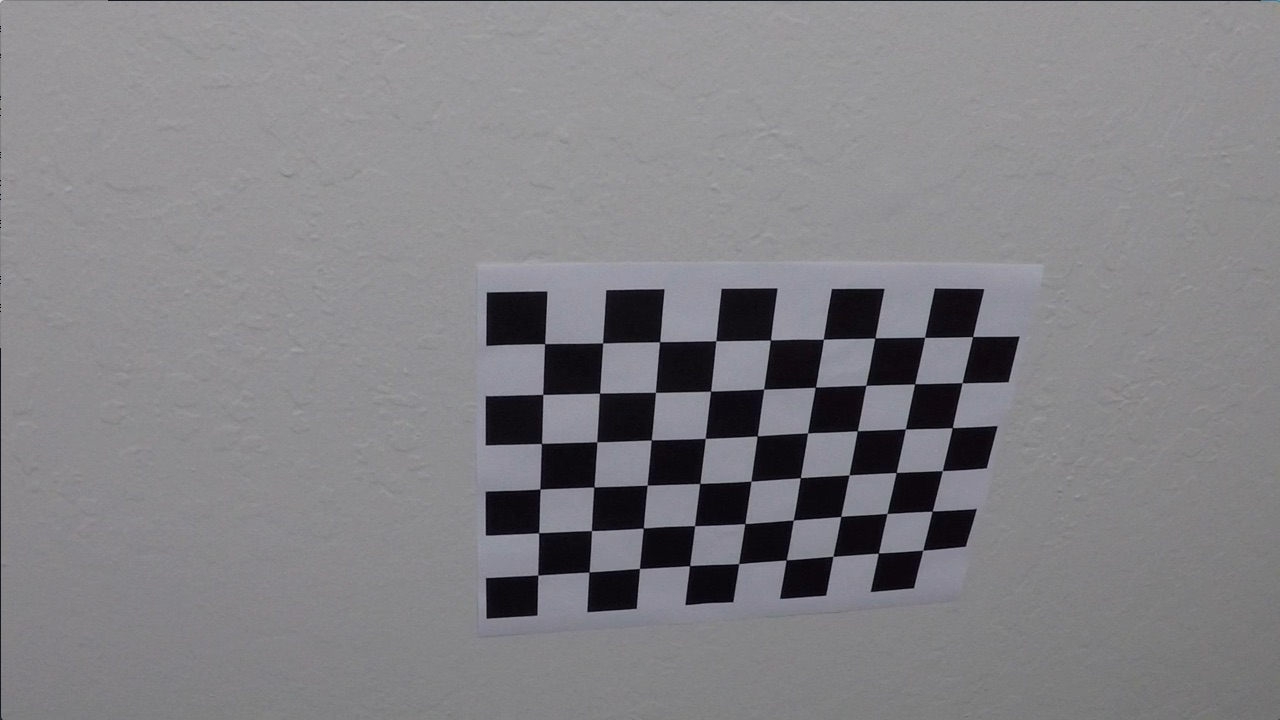
#> input picture project_2_advanced_lane_finding/camera_cal/calibration10.jpg, 1280 x 720 px, found by its file name; its folder holds only this picture in this run
$ jupyter execute --allow-errors 'Writer up.ipynb'   (older library calls are emulated)
#> lines starting #> are read from the running program, lines starting #| are printed output that depends on the picture; after the words box and inside, x2 and y2 are one past the last pixel; in counts of white or black regions, pixels touching at a corner belong together
# Advanced Lane Finding Project

The goals / steps of this project are the following:

* Compute the camera calibration matrix and distortion coefficients given a set of chessboard images.
* Apply a distortion correction to raw images.
* Use color transforms, gradients, etc., to create a thresholded binary image.
* Apply a perspective transform to rectify binary image ("birds-eye view").
* Detect lane pixels and fit to find the lane boundary.
* Determine the curvature of the lane and vehicle position with respect to center.
* Warp the detected lane boundaries back onto the original image.
* Output visual display of the lane boundaries and numerical estimation of lane curvature and vehicle position.

---
## First, I'll compute the camera calibration using chessboard images

[cell 1]
import numpy as np
import cv2
import glob
import matplotlib.pyplot as plt
import os

[cell 2]
file_name = 'camera_cal'
path = os.listdir(file_name)


# prepare object points
(nx, ny) = (9, 6)
img_points = []
obj_points = []
objp = np.zeros((6*9,3), np.float32)
objp[:,:2] = np.mgrid[0:9,0:6].T.reshape(-1,2)

for name in path:
    # Make a list of calibration images
    img = cv2.imread(file_name + '/' + name)
#> img is the input picture: shape (720, 1280, 3); mean B, G, R 133.1, 129.4, 130.2

    # Convert to grayscale
    gray = cv2.cvtColor(img, cv2.COLOR_BGR2GRAY)

    # Find the chessboard corners
    ret, corners = cv2.findChessboardCorners(gray, (nx, ny), None)
#> ret = True; corners = 54 rows, first 8: [545.3, 343.1], [602.7, 342.8], [660.1, 341.3], [715.8, 340.7], [770.6, 340], [823.5, 339.2], [874.3, 338.5], [925.1, 337.4]

    # If found, draw corners
    if ret == True:
        # Draw and display the corners
        # append the points set
        img_points.append(corners)
        obj_points.append(objp)
        cv2.drawChessboardCorners(img, (nx, ny), corners, ret)
#> img: shape (720, 1280, 3); 1.91% of pixels changed, all inside (x1, y1, x2, y2) = (532, 331, 980, 582)
        #plt.imshow(img)
        #plt.show()

[cell 3]
def cal_undistort(img, objpoints, imgpoints):
    # Use cv2.calibrateCamera() and cv2.undistort()
    undist = np.copy(img)
    img_size = (undist.shape[0],undist.shape[1])
    ret, mtx, dist, rvecs, tvecs = cv2.calibrateCamera(objpoints, imgpoints, img_size,None,None)
    undist = cv2.undistort(undist, mtx, dist, None, mtx)
    return undist

img = cv2.imread(file_name + '/' + 'calibration1.jpg')
#> (the rest of this cell did not finish here and is left out)

[cell 4]
img = cv2.imread('test_images/test3.jpg')
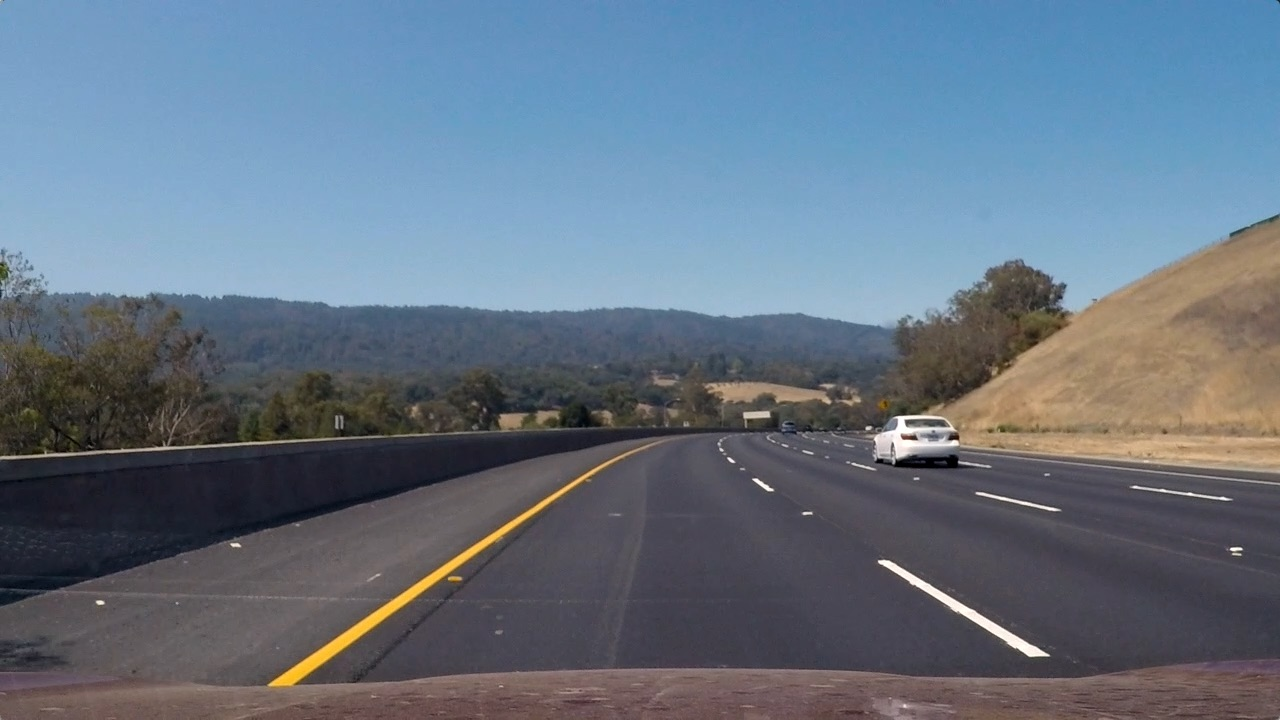
#> input picture project_2_advanced_lane_finding/test_images/test3.jpg, 1280 x 720 px, found by its file name
#> img is the input picture: shape (720, 1280, 3); mean B, G, R 130.7, 115.3, 101.1
undist = cal_undistort(img, obj_points, img_points)
plt.figure()
plt.subplot(1,2,1)
plt.title('Original image')
plt.imshow(img)
plt.subplot(1,2,2)
plt.title('undistorted image')
plt.imshow(undist)
plt.show()

# Define necessary function

[cell 5]
# [7 lines left out: function abs_sobel_thresh, not called in this run]

def rgb_thresh(img, channel = 'r', thresh = (0,255)):
    if channel == 'g':
        ch = 1
    elif channel == 'b':
        ch = 0
    else:
        ch = 2
    channel_img = img[:,:,ch]
    rgb_binary = np.zeros_like(channel_img)
    rgb_binary[(channel_img >= thresh[0]) & (channel_img <= thresh[1])] = 1
    return rgb_binary

# [49 lines left out: functions hls_thresh, hsv_thresh, mag_thresh, dir_threshold, not called in this run]

def combine_rgb_thresh(img, r = (0,255), g = (0,255), b = (0,255)):
    rgb = cv2.GaussianBlur(img,(5,5),2.0)
    channel_r = rgb_thresh(rgb,'r',r)
    channel_g = rgb_thresh(rgb,'g',g)
    channel_b = rgb_thresh(rgb,'b',b)
    rgb_binary = np.zeros_like(channel_r)
    rgb_binary[(channel_r == 1)&(channel_g == 1)&(channel_b == 1)] = 1
    return rgb_binary

# [17 lines left out: functions combine_hls_thresh, combine_hsv_thresh, not called in this run]

# Method I: Use build-in function

[cell 6]
mask_white = cv2.inRange(undist, (180, 180, 210), (255, 255, 255))
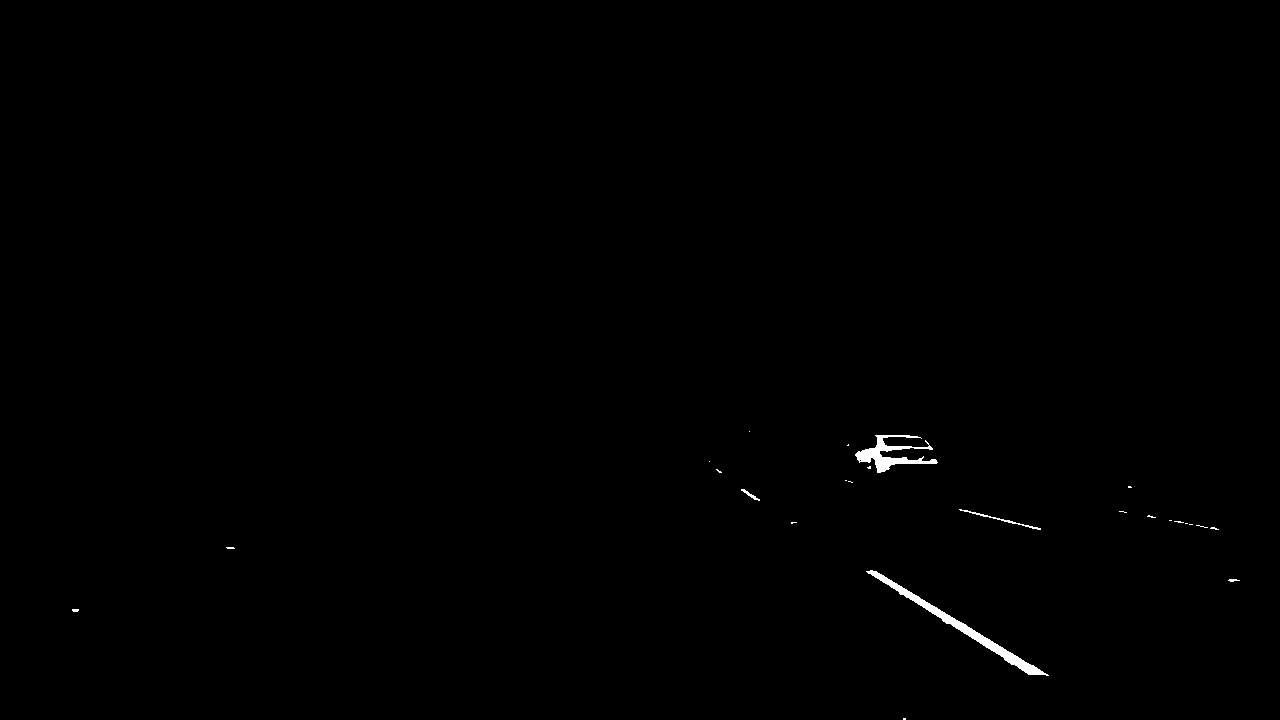
#> mask_white: shape (720, 1280); 0.33% white; 25 white regions (20 under 20 px), largest, box (x1, y1, x2, y2) and area: (866, 570, 1049, 676) 1548, (855, 435, 938, 473) 1075, (959, 509, 1041, 530) 155, (741, 489, 760, 501) 58, (1228, 579, 1240, 582) 24
## slice the white
imask = mask_white>0
white = np.zeros_like(undist, np.uint8)
white[imask] = undist[imask]
# BGR
mask_yellow = cv2.inRange(undist, (20, 90, 100), (90, 255, 255))
#> mask_yellow: shape (720, 1280); 1.4% white; 1070 white regions (995 under 20 px), largest, box (x1, y1, x2, y2) and area: (258, 468, 612, 694) 3797, (101, 706, 225, 720) 777, (1194, 337, 1249, 385) 770
imask = mask_yellow>0
yellow = np.zeros_like(undist, np.uint8)
yellow[imask] = undist[imask]

mask = cv2.bitwise_or(mask_white, mask_yellow)
#> mask: shape (720, 1280); 1.7% white; 1075 white regions (996 under 20 px), largest, box (x1, y1, x2, y2) and area: (258, 468, 612, 694) 3797, (866, 570, 1049, 676) 1562, (855, 435, 939, 473) 1100
target = cv2.bitwise_and(undist,undist, mask=mask)


plt.figure(figsize=(15,15))
plt.subplot(2,2,1)
plt.title('undistorted')
plt.imshow(undist)

plt.subplot(2,2,2)
plt.title('white line')
plt.imshow(white,cmap ='Greys_r')

plt.subplot(2,2,3)
plt.title('yellow line')
plt.imshow(yellow,cmap ='Greys_r')

plt.subplot(2,2,4)
plt.title('combine ')
plt.imshow(target,cmap ='Greys_r')

# Method II: Use pre-defined function

[cell 7]
white_detect = combine_rgb_thresh(undist,r = (180,255),g = (180,255),b = (100,255))
#> white_detect: shape (720, 1280); values 0 (black) and 1 (white), 0.33% white; 16 white regions (12 under 20 px), largest, box (x1, y1, x2, y2) and area: (867, 571, 1047, 675) 1522, (855, 434, 938, 473) 1315, (742, 489, 758, 500) 48, (731, 428, 752, 431) 47
yellow_detect = combine_rgb_thresh(undist,r = (170,255),g = (90,255),b = (20,90))
#> yellow_detect: shape (720, 1280); values 0 (black) and 1 (white), 0.37% white; 18 white regions (17 under 20 px), largest, box (x1, y1, x2, y2) and area: (261, 492, 569, 692) 3374
combine_white_yellow = np.zeros_like(white_detect)
combine_white_yellow[(white_detect == 1) | (yellow_detect == 1)] =1


plt.figure(figsize=(15,15))
plt.subplot(2,2,1)
plt.title('undistorted')
plt.imshow(undist)

plt.subplot(2,2,2)
plt.title('white line')
plt.imshow(white_detect,cmap ='Greys_r')

plt.subplot(2,2,3)
plt.title('yellow line')
plt.imshow(yellow_detect,cmap ='Greys_r')

plt.subplot(2,2,4)
plt.title('yellow and white')
plt.imshow(combine_white_yellow,cmap ='Greys_r')

# Undistort and Transform

[cell 8]
#src = np.float32([[220,690],[500,480],[700,480],[1133,690]])
#src = np.float32([[200,700],[400,400],[800,400],[1200,700]])
src = np.float32([[293,668],[587,458],[703,458],[1028,668]])

img_size = (undist.shape[1],img.shape[0])
#dst = np.float32([[0,img_size[1]],[0,0],[img_size[0],0],[img_size[0],img_size[1]]])
dst = np.float32([[300,750],[300,0],[900,0],[900,750]])

M = cv2.getPerspectiveTransform(src, dst)
warped = cv2.warpPerspective(combine_white_yellow, M, img_size, flags=cv2.INTER_LINEAR)
plt.figure(figsize =(15,15))
plt.subplot(1,2,1)
plt.imshow(combine_white_yellow)
plt.title('origin')

plt.subplot(1,2,2)
plt.imshow(warped)
plt.title('warped')
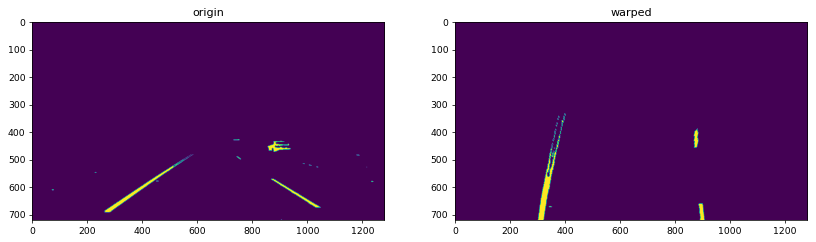
#> figure drawn by matplotlib, 2 panels

# Finding the Lines: Sliding Window

[cell 9]
def find_lane_pixels(binary_warped):
    # Take a histogram of the bottom half of the image
    histogram = np.sum(binary_warped[binary_warped.shape[0]//2:,:], axis=0)
    # Create an output image to draw on and visualize the result
    output = np.dstack((binary_warped, binary_warped, binary_warped))
    output = 255*(np.uint8(output*255))
    # Find the peak of the left and right halves of the histogram
    # These will be the starting point for the left and right lines
    midpoint = np.int(histogram.shape[0]//2)
    leftx_base = np.argmax(histogram[:midpoint])
    rightx_base = np.argmax(histogram[midpoint:]) + midpoint

    # HYPERPARAMETERS
    # Choose the number of sliding windows
    nwindows = 9
    # Set the width of the windows +/- margin
    margin = 80
    # Set minimum number of pixels found to recenter window
    minpix = 55

    # Set height of windows - based on nwindows above and image shape
    window_height = np.int(binary_warped.shape[0]//nwindows)
    # Identify the x and y positions of all nonzero pixels in the image
    nonzero = binary_warped.nonzero()
    nonzeroy = np.array(nonzero[0])
    nonzerox = np.array(nonzero[1])
    # Current positions to be updated later for each window in nwindows
    leftx_current = leftx_base
    rightx_current = rightx_base

    # Create empty lists to receive left and right lane pixel indices
    left_lane_inds = []
    right_lane_inds = []

    # Step through the windows one by one
    for window in range(nwindows):
        # Identify window boundaries in x and y (and right and left)
        win_y_low = binary_warped.shape[0] - (window+1)*window_height
        win_y_high = binary_warped.shape[0] - window*window_height
        ### TO-DO: Find the four below boundaries of the window ###
        win_xleft_low = leftx_current  - margin   # Update this
        win_xleft_high = leftx_current + margin  # Update this
        win_xright_low = rightx_current - margin  # Update this
        win_xright_high = rightx_current + margin  # Update this

        # Draw the windows on the visualization image
        cv2.rectangle(output,(win_xleft_low,win_y_low),
        (win_xleft_high,win_y_high),(0,255,0), 2)
        cv2.rectangle(output,(win_xright_low,win_y_low),
        (win_xright_high,win_y_high),(0,255,0), 2)

        ### TO-DO: Identify the nonzero pixels in x and y within the window ###
        good_left_inds = ((nonzeroy >= win_y_low) & (nonzeroy < win_y_high) &
        (nonzerox >= win_xleft_low) &  (nonzerox < win_xleft_high)).nonzero()[0]
        good_right_inds = ((nonzeroy >= win_y_low) & (nonzeroy < win_y_high) &
        (nonzerox >= win_xright_low) &  (nonzerox < win_xright_high)).nonzero()[0]

        # Append these indices to the lists
        left_lane_inds.append(good_left_inds)
        right_lane_inds.append(good_right_inds)

        #If found > minpix pixels, recenter next window
        if len(good_left_inds) > minpix:
            leftx_current = np.int(np.mean(nonzerox[good_left_inds]))
        if len(good_right_inds) > minpix:
            rightx_current = np.int(np.mean(nonzerox[good_right_inds]))
        ### (`right` or `leftx_current`) on their mean position ###
        pass # Remove this when you add your function

    # Concatenate the arrays of indices (previously was a list of lists of pixels)
    try:
        left_lane_inds = np.concatenate(left_lane_inds)
        right_lane_inds = np.concatenate(right_lane_inds)
    except ValueError:
        # Avoids an error if the above is not implemented fully
        pass

    # Extract left and right line pixel positions
    leftx = nonzerox[left_lane_inds]
    lefty = nonzeroy[left_lane_inds]
    rightx = nonzerox[right_lane_inds]
    righty = nonzeroy[right_lane_inds]

    # Fit a second order polynomial to each with np.polyfit()
    left_fit = np.polyfit(lefty, leftx, 2)
    right_fit = np.polyfit(righty, rightx, 2)

    # Generate x and y values for plotting
    ploty = np.linspace(0, binary_warped.shape[0]-1, binary_warped.shape[0])

    #alc both polynomials using ploty, left_fit and right_fit
    left_fitx = left_fit[0]*ploty**2 + left_fit[1]*ploty + left_fit[2]
    right_fitx = right_fit[0]*ploty**2 + right_fit[1]*ploty + right_fit[2]

    output[lefty,leftx] = [255, 0, 0]
    output[righty,rightx] = [0, 0, 255]
    return left_fit, right_fit, ploty, output

[cell 10]
left_fit, right_fit, ploty, output = find_lane_pixels(warped)
#> left_fit = [0.000179, -0.406, 509.6]; right_fit = [0.000261, -0.216, 918.5]; ploty = 720 values from 0 to 719
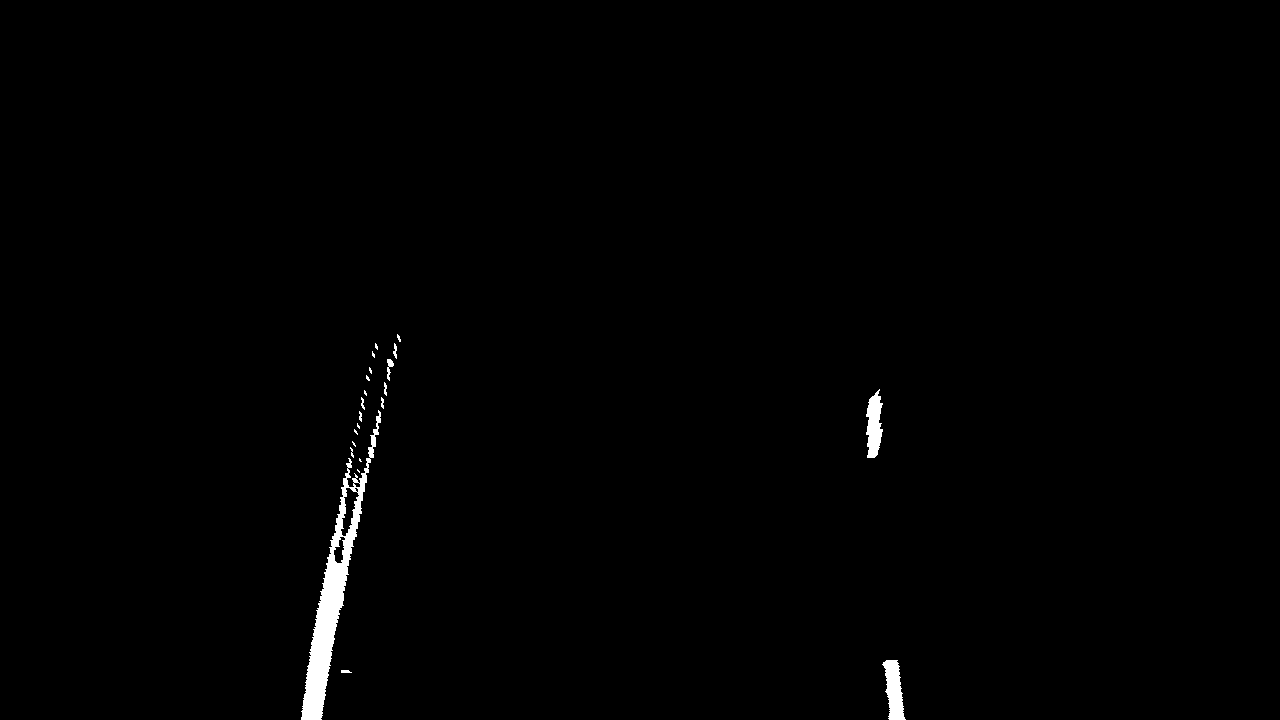
#> warped: shape (720, 1280); values 0 (black) and 1 (white), 0.77% white; 22 white regions (12 under 20 px), largest, box (x1, y1, x2, y2) and area: (301, 410, 381, 720) 5055, (882, 660, 906, 720) 873, (866, 389, 883, 458) 796
plt.figure(figsize=(15,15))
plt.imshow(output)
#> (the rest of this cell did not finish here and is left out)

# Calculate Curvature

[cell 11]
def measure_curvature_real(left_fit,right_fit,img_size):
    # Define conversions in x and y from pixels space to meters
    ym_per_pix = 30/720 # meters per pixel in y dimension
    xm_per_pix = 3.7/700 # meters per pixel in x dimension

    # Start by generating our fake example data
    # Make sure to feed in your real data instead in your project!
    ploty = np.linspace(0,img_size[0]-1,num = img_size[0])

    # Define y-value where we want radius of curvature
    # We'll choose the maximum y-value, corresponding to the bottom of the image
    y_eval = np.max(ploty)


    leftx = left_fit[0]*ploty**2 +left_fit[1]*ploty + left_fit[2]
    rightx = right_fit[0]*ploty**2 +right_fit[1]*ploty + right_fit[2]

    # Fit a second order polynomial to pixel positions in each lane line
    left_fit_cr = np.polyfit(ploty*ym_per_pix, leftx*xm_per_pix, 2)
    right_fit_cr = np.polyfit(ploty*ym_per_pix, rightx*xm_per_pix, 2)

    #Implement the calculation of R_curve (radius of curvature)
    left_curverad = ((1 + (2*left_fit_cr[0]*y_eval*ym_per_pix + left_fit_cr[1])**2)**1.5) / np.absolute(2*left_fit_cr[0])
    right_curverad = ((1 + (2*right_fit_cr[0]*y_eval*ym_per_pix + right_fit_cr[1])**2)**1.5) / np.absolute(2*right_fit_cr[0])
    x_offset = (left_fit_cr[2] + right_fit_cr[2])/2 - img_size[1]* xm_per_pix/2
    y_offset = (left_fit_cr[2] + right_fit_cr[2])/2 - img_size[0]* ym_per_pix/2
    return left_curverad, right_curverad, x_offset, y_offset

def warp_perspective_back(img, warped,img_size,left_fit,right_fit):
    Minv = cv2.getPerspectiveTransform(dst, src)

    warp_zero = np.uint8(np.zeros_like(warped))
    color_warp = np.dstack((warp_zero, warp_zero, warp_zero))
    ploty = np.linspace(0,img_size[0]-1,num = img_size[0])

    leftx = left_fit[0]*ploty**2 +left_fit[1]*ploty + left_fit[2]
    rightx = right_fit[0]*ploty**2 +right_fit[1]*ploty + right_fit[2]

    pts_left = np.array([np.transpose(np.vstack([leftx,ploty]))])
    pts_right = np.array([np.flipud(np.transpose(np.vstack([rightx,ploty])))])

    # Recast the x and y points into usable format for cv2.fillPoly()
    pts = np.hstack((pts_left,pts_right))
    # pts: array of polygons where each polygon is represented as an array of points.
    # cv2.fillPoly(img, pts, color[, lineType[, shift[, offset]]]) → img
    # Warp the blank back to original image space using inverse perspective matrix (Minv)
    newwarp = cv2.warpPerspective(color_warp, Minv,img_size)

    result = cv2.addWeighted(img, 1, newwarp, 0.3, 0)
    return result

[cell 12]
warp_zero = np.zeros_like(warped).astype(np.uint8)
print(warp_zero)
#> (printed output is left out)

[cell 13]
left_curverad, right_curverad, x_offset, y_offset = measure_curvature_real(left_fit,right_fit,img_size)
#> in measure_curvature_real, `leftx = left_fit[0]*ploty**2 +left_fit[1]*ploty + left_fit[2]`: leftx = 1280 values, max 509.6 at index 0, min 280.1 at index 1131, mean 348
#> in measure_curvature_real, `rightx = right_fit[0]*ploty**2 +right_fit[1]*ploty + right_fit[2]`: rightx = 1280 values, max 1068.9 at index 1279, min 873.7 at index 414, mean 922.6
#> in measure_curvature_real, `left_fit_cr = np.polyfit(ploty*ym_per_pix, leftx*xm_per_pix, 2)`: left_fit_cr = [0.000546, -0.0515, 2.69]
#> in measure_curvature_real, `right_fit_cr = np.polyfit(ploty*ym_per_pix, rightx*xm_per_pix, 2)`: right_fit_cr = [0.000795, -0.0274, 4.86]
#> in measure_curvature_real, `left_curverad = ((1 + (2*left_fit_cr[0]*y_eval*ym_per_pix + left_fit_c..`: left_curverad = 915.9
#> in measure_curvature_real, `right_curverad = ((1 + (2*right_fit_cr[0]*y_eval*ym_per_pix + right_fi..`: right_curverad = 632.3
#> in measure_curvature_real, `x_offset = (left_fit_cr[2] + right_fit_cr[2])/2 - img_size[1]* xm_per_..`: x_offset = 1.87
#> in measure_curvature_real, `y_offset = (left_fit_cr[2] + right_fit_cr[2])/2 - img_size[0]* ym_per_..`: y_offset = -22.89
#> left_curverad = 915.9; right_curverad = 632.3; x_offset = 1.87; y_offset = -22.89
curvature = (left_curverad + right_curverad)/2
#> curvature = 774.1
img = cv2.imread('test_images/test3.jpg')
result = warp_perspective_back(img, warped,img_size, left_fit, right_fit)
#> in warp_perspective_back, `pts_left = np.array([np.transpose(np.vstack([leftx,ploty]))])`: pts_left = 1280 pairs, first value 280.1 to 509.6, second value 0 to 1279
#> in warp_perspective_back, `pts_right = np.array([np.flipud(np.transpose(np.vstack([rightx,ploty])..`: pts_right = 1280 pairs, first value 873.7 to 1068.9, second value 0 to 1279
#> in warp_perspective_back, `pts = np.hstack((pts_left,pts_right))`: pts = 2560 pairs, first value 280.1 to 1068.9, second value 0 to 1279

[cell 14]
left_curverad, right_curverad, x_offset, y_offset = measure_curvature_real(left_fit,right_fit,img_size)
curvature = (left_curverad + right_curverad)/2
img = cv2.imread('test_images/test3.jpg')
result = warp_perspective_back(img, warped,img_size, left_fit, right_fit)
